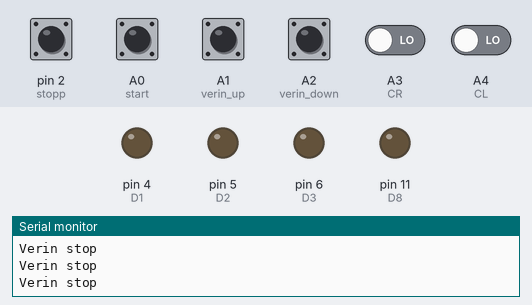
This sketch was run on a simulated Arduino Uno, built with avr-gcc and run on an emulated ATmega328P. On the bench: output pins drawn as LEDs (lit = HIGH), the last lines printed to the serial monitor. The test bench sets the inputs (shaded band); at power-on: pin 2 (stopp) HIGH, A0 (start), A1 (verin_up), A2 (verin_down), A3 (CR), A4 (CL) LOW. Pins used as bus, display or sensor lines are not drawn.

Above: at 3.2 s.
3.3 s: A1 (verin_up) pulled HIGH for 0.15 s
At 3.38 s:
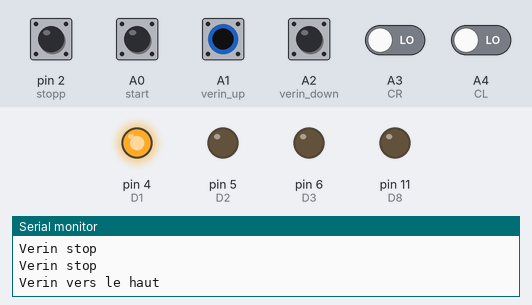
4.9 s: A2 (verin_down) pulled HIGH for 0.15 s
At 5.0 s:
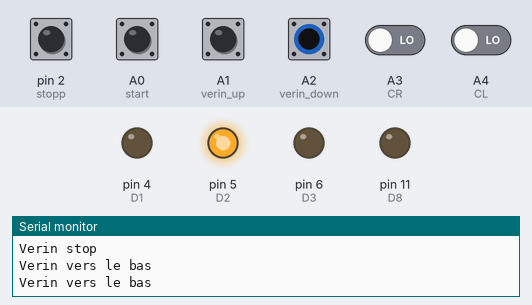
6.5 s: A0 (start) pulled HIGH for 0.15 s
At 7.7 s:
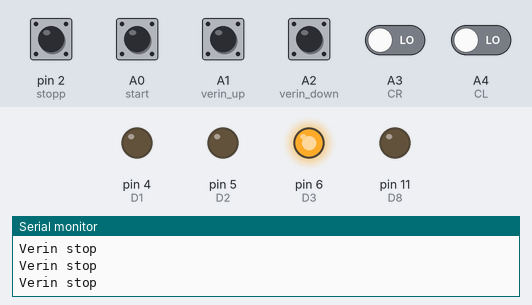
8.1 s: A3 (CR) driven HIGH
At 9.0 s:
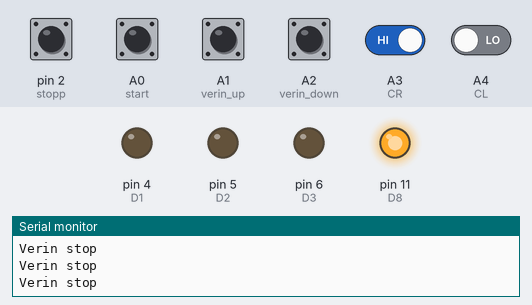
Timing chart, 0 to 11.1 s (numbered marks = the images above; inputs shaded):
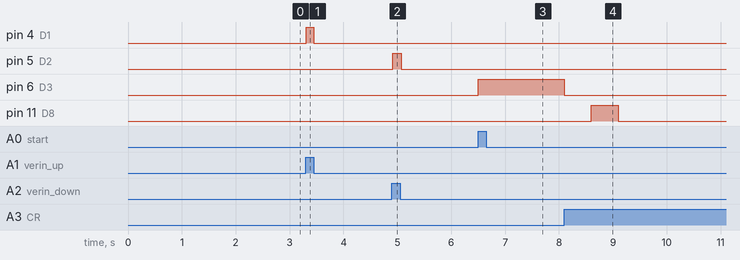

The sketch:

F_verin_start_foward.ino
```cpp
#define D1 4            // verin sens 1 (up)
#define D2 5            // verin sens 2 (down)
#define D3 6            // translation_right_left
#define D4 7            // translation_left_right
#define D5 8            // helice 1   >> helice 1 and helice same sense !
#define D6 9            // helice 2

#define D7 10           // tapis_motor_right Forward
#define D8 11           // tapis_motor_left  Forward

#define start A0        // start_cycle_button
#define stopp 2         // stop_cycle_button retrun config verin
#define verin_up A1     // up_verin_button
#define verin_down A2   // down_verin_button
#define CR A3           // sensor_trans_right
#define CL A4           // sensor-trans_left
#define _5s   5000      // 5 seconds
#define _2s   2000      // 2 seconds
#define DEBUG 1         // for DEBUGing
int pins[] = {D1, D2, D3, D4, D5, D6, D7, D8};
bool _start = false;
volatile byte state_stop = LOW;
void setup() {      // put your setup code here, to run once:

    #if DEBUG
    Serial.begin(9600);
    Serial.print(sizeof(pins)/sizeof(pins[0]));          // the length of the pins
    #endif

    for (byte i =0; i < sizeof(pins)/sizeof(pins[0]); i++) {
      pinMode(pins[i], OUTPUT);
    }
    pinMode(stopp, INPUT_PULLUP);

    attachInterrupt(digitalPinToInterrupt(stopp), STOP, FALLING);

    delay(_2s/1);

}

void verin_command() {

  int dif_verin = digitalRead(verin_up) - digitalRead(verin_down);
  switch (dif_verin) {
    case 1 :
      digitalWrite(D1, HIGH);
      digitalWrite(D2, LOW);
      #if DEBUG
      Serial.println("Verin vers le haut");
      #endif
      break;
    case -1 :
      digitalWrite(D1, LOW);
      digitalWrite(D2, HIGH);
      #if DEBUG
      Serial.println("Verin vers le bas");
      #endif
      break;
    default :
      digitalWrite(D1, LOW);
      digitalWrite(D2, LOW);
      #if DEBUG
      Serial.println("Verin stop");
      #endif
      break;

}

}

void stop_translation() {
  digitalWrite(D3, LOW);
  digitalWrite(D4, LOW);
  delay(500);
}

void translation_to_cl() {
  // translation motor sens1
  digitalWrite(D3, LOW);
  digitalWrite(D4, HIGH);

  // helices truns
  digitalWrite(D5, HIGH);
  digitalWrite(D6, HIGH);
}
void translation_to_cr() {
  // translation motor to right
  digitalWrite(D3, HIGH);
  digitalWrite(D4, LOW);

  // helices truns
  digitalWrite(D5, HIGH);
  digitalWrite(D6, HIGH);
}


void forward_step() {
  stop_translation();
  digitalWrite(D7,HIGH);
  digitalWrite(D8,HIGH);
  delay(500);
  digitalWrite(D7,LOW);
  digitalWrite(D8,LOW);

}


void normal_cycle(bool cycle){
  while(cycle){
    translation_to_cl();
    if (digitalRead(CL) == HIGH) {
      break;
    }
  }
}

void inverse_cycle(bool re_cycle) {
 while(re_cycle){
    translation_to_cr();
    if (digitalRead(CR) == HIGH) {
      break;
    }
  }
}

void init_cycle() {
  while(digitalRead(CR) == LOW ) {
    //stop_translation();
    translation_to_cr();
    if (digitalRead(CR) == HIGH) {
      Serial.println("CRRRRRRRRRRR");
      break;
    }
  }
}

void STOP() {
  state_stop = HIGH;
}

void loop() {      // put your main code here, to run repeatedly:

  verin_command();
  if (digitalRead(start) == HIGH) {
    _start = true;
  }
  else {
    ;
  }
  while (_start) {
    int diff_translation = digitalRead(CR) - digitalRead(CL);
    bool cycle = false;
   /* if (digitalRead(stopp) == HIGH) {
      _start = false;
       for (byte i =0; i < sizeof(pins)/sizeof(pins[0]); i++) {
      digitalWrite(pins[i], LOW);
    }
    }
    else { */

    switch (diff_translation){

      case 1:
        forward_step();
        cycle = true;
        normal_cycle(cycle);
        break;
      case  -1 :
        forward_step();
        init_cycle();
        //re_cycle = true;
        //inverse_cycle(re_cycle);
        break;
      default:
      init_cycle();
      //stop_translation();
      break;
    }


  }

    }
```

Measured:
- after the input at 3.3 s, pin 4 (D1): LOW → HIGH at once, → LOW 0.15 s later
- after the input at 4.9 s, pin 5 (D2): LOW → HIGH at once, → LOW 0.16 s later
- after the input at 6.5 s, pin 6 (D3): LOW → HIGH at once
- after the input at 8.1 s, pin 6 (D3): HIGH → LOW at once; pin 11 (D8): LOW → HIGH after 0.50 s, → LOW 0.50 s later
